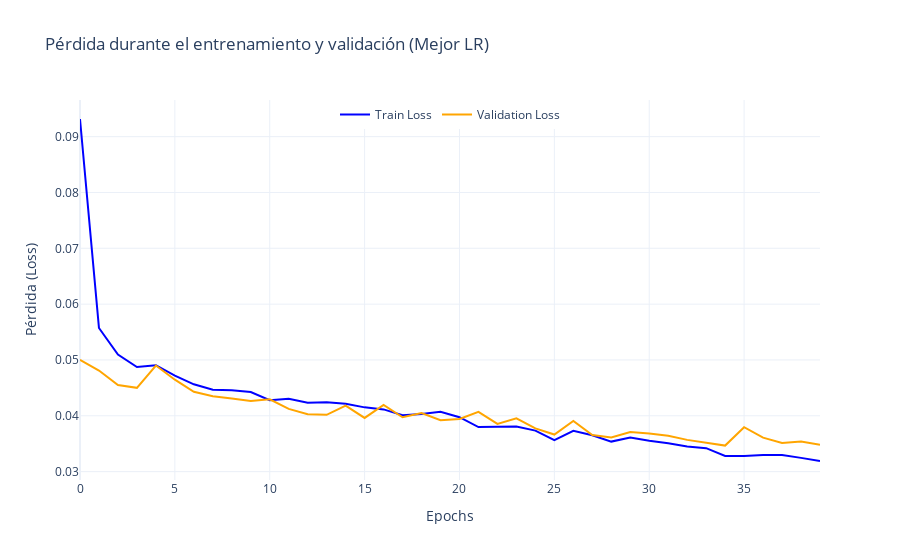
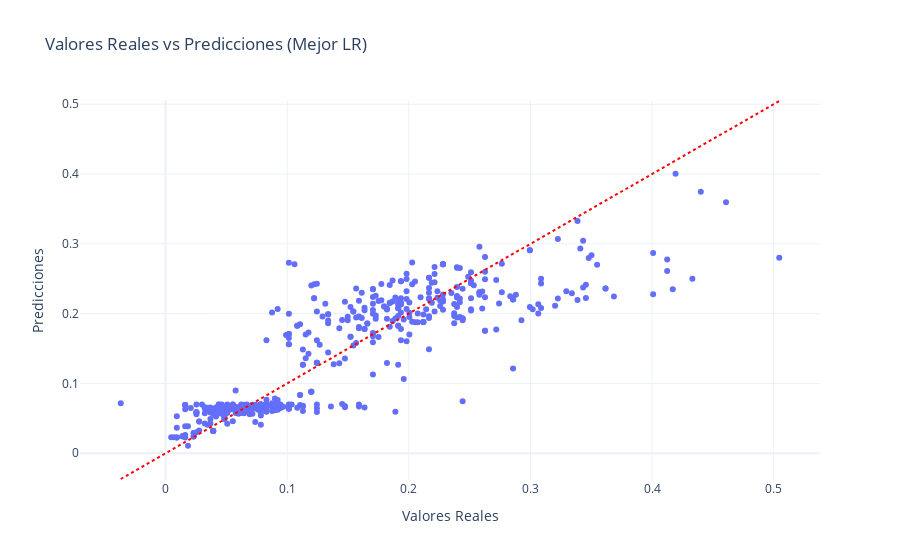

The notebook cell these images were saved under, in order:
### Code cell
# Encontrar el mejor learning rate basado en validation_loss
best_lr = results_lr.loc[results_lr["validation_loss"].idxmin(), "learning_rate"]

early_stopping = EarlyStopping(
    monitor="val_loss",
    patience=5,# Incrementar para prevenir paradas prematuras
    restore_best_weights=True # Restaurar mejores pesos
)

# Entrenar el mejor modelo con el mejor learning rate
model = Sequential([
    Input(shape=(X_train.shape[1],)),
    Dense(units=128, activation='relu'),
    Dropout(0.2),  # Añadir Dropout para evitar overfitting
    Dense(units=64, activation='relu'),
    Dropout(0.2),
    Dense(units=32, activation='relu'),
    Dropout(0.2),
    Dense(units=8, activation='relu'),
    Dense(units=1)
])    

model.compile(optimizer=Adam(learning_rate=best_lr), loss='mean_absolute_error')


# Entrenar nuevamente el mejor modelo
history = model.fit(
    X_train, y_train,
    validation_split=0.2,
    epochs=100,  # Más epochs para ajustar bien
    batch_size=32,
    callbacks=[early_stopping],
    verbose=1
)

fig = go.Figure()
fig.add_trace(go.Scatter(y=history.history['loss'], mode='lines', name='Train Loss', line=dict(color='blue')))
fig.add_trace(go.Scatter(y=history.history['val_loss'], mode='lines', name='Validation Loss', line=dict(color='orange')))
fig.update_layout(title="Pérdida durante el entrenamiento y validación (Mejor LR)",
                  xaxis_title="Epochs", yaxis_title="Pérdida (Loss)", template="plotly_white",
                  legend=dict(x=0.5, y=1, xanchor='center', orientation='h'))
fig.show()

test_loss = model.evaluate(X_test, y_test)
print(f"Pierda en el conjunto de teste: {test_loss}")

predictions = model.predict(X_test)

resultados_df = pd.DataFrame({
    "Valores Reales": y_test,
    "Predicciones": predictions.ravel()  # predictions tiene 2D, ravel para transformar en 1D para la creación del df
})

fig = px.scatter(
    resultados_df,
    x="Valores Reales",
    y="Predicciones",
    title="Valores Reales vs Predicciones (Mejor LR)",
    template="plotly_white"
)

# Añadir una línea de referencia donde las predicciones coinciden perfectamente con los valores reales
fig.add_shape(
    type="line",
    x0=resultados_df["Valores Reales"].min(),
    y0=resultados_df["Valores Reales"].min(),
    x1=resultados_df["Valores Reales"].max(),
    y1=resultados_df["Valores Reales"].max(),
    line=dict(color="red", dash="dot")
)

fig.show()

### Figure 1 — Plotly figure (JSON) as saved in the notebook; plotly's stock layout.template omitted (floating-point values rounded to 4 significant figures)
{"data": [{"line": {"color": "blue"}, "mode": "lines", "name": "Train Loss", "type": "scatter", "y": [0.09316, 0.05573, 0.05095, 0.04872, 0.04907, 0.0472, 0.04563, 0.04467, 0.04456, 0.04427, 0.0428, 0.04304, 0.04232, 0.04244, 0.04215, 0.04151, 0.04114, 0.04011, 0.0403, 0.04072, 0.03975, 0.03797, 0.03802, 0.03808, 0.03734, 0.03566, 0.03732, 0.03652, 0.03538, 0.0361, 0.03552, 0.03509, 0.03451, 0.0342, 0.03279, 0.03279, 0.03298, 0.03298, 0.03246, 0.0319]}, {"line": {"color": "orange"}, "mode": "lines", "name": "Validation Loss", "type": "scatter", "y": [0.05002, 0.0481, 0.0455, 0.045, 0.049, 0.04646, 0.0443, 0.04352, 0.04311, 0.04266, 0.04295, 0.04125, 0.04027, 0.04017, 0.04181, 0.03961, 0.04195, 0.03974, 0.04051, 0.03921, 0.03944, 0.04071, 0.03854, 0.03956, 0.03775, 0.03664, 0.03909, 0.03655, 0.03612, 0.03708, 0.03681, 0.03642, 0.03569, 0.0352, 0.03466, 0.03795, 0.03608, 0.03514, 0.03537, 0.03483]}], "layout": {"legend": {"orientation": "h", "x": 0.5, "xanchor": "center", "y": 1}, "title": {"text": "Pérdida durante el entrenamiento y validación (Mejor LR)"}, "xaxis": {"title": {"text": "Epochs"}}, "yaxis": {"title": {"text": "Pérdida (Loss)"}}}}

### Figure 2 — Plotly figure (JSON) as saved in the notebook; plotly's stock layout.template omitted (floating-point values rounded to 4 significant figures; data arrays with more than 128 entries replaced by an {"elided": "..."} marker saying what was removed)
{"data": [{"hovertemplate": "Valores Reales=%{x}<br>Predicciones=%{y}<extra></extra>", "legendgroup": "", "marker": {"color": "#636efa", "symbol": "circle"}, "mode": "markers", "name": "", "orientation": "v", "showlegend": false, "type": "scatter", "x": {"elided": "500 float values"}, "xaxis": "x", "y": {"elided": "500 float values"}, "yaxis": "y"}], "layout": {"legend": {"tracegroupgap": 0}, "shapes": [{"line": {"color": "red", "dash": "dot"}, "type": "line", "x0": -0.03687, "x1": 0.5046, "y0": -0.03687, "y1": 0.5046}], "title": {"text": "Valores Reales vs Predicciones (Mejor LR)"}, "xaxis": {"anchor": "y", "domain": [0, 1], "title": {"text": "Valores Reales"}}, "yaxis": {"anchor": "x", "domain": [0, 1], "title": {"text": "Predicciones"}}}}
